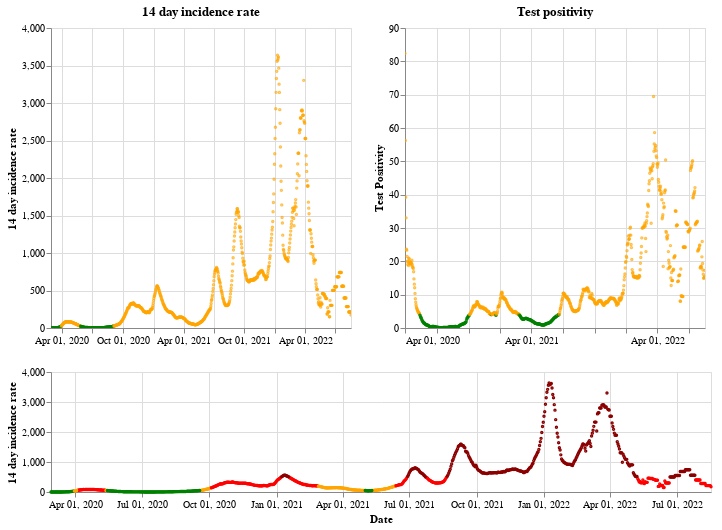

Source (notebook cell):
### Markdown cell above
## Scotland

### Code cell
plot_traffic_light('Scotland')

### Figure 1 — Vega-Lite specification as saved in the notebook (floating-point values rounded to 4 significant figures; data arrays with more than 128 entries replaced by an {"elided": "..."} marker saying what was removed)
{"config": {"view": {"continuousWidth": 400, "continuousHeight": 300}}, "vconcat": [{"hconcat": [{"mark": {"type": "point", "size": 2}, "encoding": {"color": {"condition": {"value": "green", "test": "(datum.twoWeeklyCasesRate <= 25)"}, "value": "orange"}, "tooltip": [{"type": "nominal", "field": "areaName"}, {"type": "temporal", "field": "date"}, {"type": "quantitative", "field": "twoWeeklyCasesRate"}, {"type": "quantitative", "field": "testPositivity"}], "x": {"type": "temporal", "axis": {"title": ""}, "field": "date", "scale": {"domain": {"selection": "DateBrush"}}, "timeUnit": "yearmonthdate"}, "y": {"type": "quantitative", "axis": {"title": "14 day incidence rate"}, "field": "twoWeeklyCasesRate"}}, "title": "14 day incidence rate", "width": 300}, {"mark": {"type": "point", "size": 2}, "encoding": {"color": {"condition": {"value": "green", "test": "(datum.testPositivity <= 4)"}, "value": "orange"}, "tooltip": [{"type": "nominal", "field": "areaName"}, {"type": "temporal", "field": "date"}, {"type": "quantitative", "field": "twoWeeklyCasesRate"}, {"type": "quantitative", "field": "testPositivity"}], "x": {"type": "temporal", "axis": {"title": ""}, "field": "date", "scale": {"domain": {"selection": "DateBrush"}}, "timeUnit": "yearmonthdate"}, "y": {"type": "quantitative", "axis": {"title": "Test Positivity"}, "field": "testPositivity"}}, "title": "Test positivity", "width": 300}]}, {"layer": [{"mark": {"type": "point", "size": 2}, "encoding": {"color": {"condition": {"value": "orange", "test": "(((datum.testPositivity < 4) && (datum.twoWeeklyCasesRate >= 50)) && (datum.twoWeeklyCasesRate < 200))"}, "value": "red"}, "opacity": {"condition": {"value": 1, "test": "((datum.twoWeeklyCasesRate >= 50) && (datum.twoWeeklyCasesRate < 500))"}, "value": 0}, "tooltip": [{"type": "nominal", "field": "areaName"}, {"type": "temporal", "field": "date"}, {"type": "quantitative", "field": "twoWeeklyCasesRate"}, {"type": "quantitative", "field": "testPositivity"}], "x": {"type": "temporal", "axis": {"title": "Date"}, "field": "date", "timeUnit": "yearmonthdate"}, "y": {"type": "quantitative", "axis": {"title": "14 day incidence rate"}, "field": "twoWeeklyCasesRate"}}, "selection": {"DateBrush": {"type": "interval", "encodings": ["x"], "fields": ["Time"]}}}, {"mark": {"type": "point", "size": 2}, "encoding": {"color": {"value": "darkred"}, "opacity": {"condition": {"value": 1, "test": "(datum.twoWeeklyCasesRate >= 500)"}, "value": 0}, "tooltip": [{"type": "nominal", "field": "areaName"}, {"type": "temporal", "field": "date"}, {"type": "quantitative", "field": "twoWeeklyCasesRate"}, {"type": "quantitative", "field": "testPositivity"}], "x": {"type": "temporal", "axis": {"title": "Date"}, "field": "date", "timeUnit": "yearmonthdate"}, "y": {"type": "quantitative", "axis": {"title": "14 day incidence rate"}, "field": "twoWeeklyCasesRate"}}}, {"mark": {"type": "point", "size": 2}, "encoding": {"color": {"condition": {"value": "green", "test": "((datum.testPositivity < 4) && (datum.twoWeeklyCasesRate < 50))"}, "value": "orange"}, "opacity": {"condition": {"value": 1, "test": "(datum.twoWeeklyCasesRate < 50)"}, "value": 0}, "tooltip": [{"type": "nominal", "field": "areaName"}, {"type": "temporal", "field": "date"}, {"type": "quantitative", "field": "twoWeeklyCasesRate"}, {"type": "quantitative", "field": "testPositivity"}], "x": {"type": "temporal", "axis": {"title": "Date"}, "field": "date", "timeUnit": "yearmonthdate"}, "y": {"type": "quantitative", "axis": {"title": "14 day incidence rate"}, "field": "twoWeeklyCasesRate"}}}], "height": 120, "width": 660}], "data": {"name": "data-ee66ef21458be94fdda84f8548a2364e"}, "$schema": "https://vega.github.io/schema/vega-lite/v4.8.1.json", "datasets": {"data-ee66ef21458be94fdda84f8548a2364e": {"elided": "902 records"}}}
